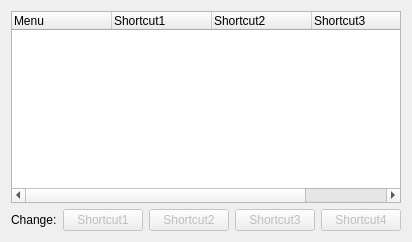
         <widget class="QWidget" name="widget_5">
          <attribute name="title">
           <string>Shortcut</string>
          </attribute>
          <layout class="QVBoxLayout" name="verticalLayout_3">
           <item>
            <widget class="QTreeWidget" name="shortcut_tree">
             <property name="alternatingRowColors">
              <bool>true</bool>
             </property>
             <column>
              <property name="text">
               <string>Menu</string>
              </property>
             </column>
             <column>
              <property name="text">
               <string>Shortcut1</string>
              </property>
             </column>
             <column>
              <property name="text">
               <string>Shortcut2</string>
              </property>
             </column>
             <column>
              <property name="text">
               <string>Shortcut3</string>
              </property>
             </column>
             <column>
              <property name="text">
               <string>Shortcut4</string>
              </property>
             </column>
            </widget>
           </item>
           <item>
            <layout class="QHBoxLayout" name="_3">
             <item>
              <widget class="QLabel" name="label">
               <property name="sizePolicy">
                <sizepolicy hsizetype="Minimum" vsizetype="Preferred">
                 <horstretch>0</horstretch>
                 <verstretch>0</verstretch>
                </sizepolicy>
               </property>
               <property name="text">
                <string>Change:</string>
               </property>
              </widget>
             </item>
             <item>
              <widget class="QPushButton" name="shortcut1">
               <property name="enabled">
                <bool>false</bool>
               </property>
               <property name="sizePolicy">
                <sizepolicy hsizetype="Expanding" vsizetype="Fixed">
                 <horstretch>0</horstretch>
                 <verstretch>0</verstretch>
                </sizepolicy>
               </property>
               <property name="text">
                <string>Shortcut1</string>
               </property>
              </widget>
             </item>
             <item>
              <widget class="QPushButton" name="shortcut2">
               <property name="enabled">
                <bool>false</bool>
               </property>
               <property name="sizePolicy">
                <sizepolicy hsizetype="Expanding" vsizetype="Fixed">
                 <horstretch>0</horstretch>
                 <verstretch>0</verstretch>
                </sizepolicy>
               </property>
               <property name="text">
                <string>Shortcut2</string>
               </property>
              </widget>
             </item>
             <item>
              <widget class="QPushButton" name="shortcut3">
               <property name="enabled">
                <bool>false</bool>
               </property>
               <property name="sizePolicy">
                <sizepolicy hsizetype="Expanding" vsizetype="Fixed">
                 <horstretch>0</horstretch>
                 <verstretch>0</verstretch>
                </sizepolicy>
               </property>
               <property name="text">
                <string>Shortcut3</string>
               </property>
              </widget>
             </item>
             <item>
              <widget class="QPushButton" name="shortcut4">
               <property name="enabled">
                <bool>false</bool>
               </property>
               <property name="sizePolicy">
                <sizepolicy hsizetype="Expanding" vsizetype="Fixed">
                 <horstretch>0</horstretch>
                 <verstretch>0</verstretch>
                </sizepolicy>
               </property>
               <property name="text">
                <string>Shortcut4</string>
               </property>
              </widget>
             </item>
            </layout>
           </item>
          </layout>
         </widget>
